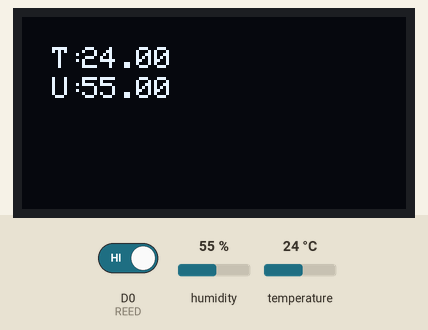
This program was run on a simulated ESP8266 (NodeMCU). Parts: 128×64 one-colour display. Inputs (shaded band) come from the test bench; at power-on: humidity 55 %, D0 (REED) HIGH, temperature 24 °C. WiFi joins after 1.5 s; servers stay silent unless stated; what the program prints to the serial monitor is not drawn.

Above: at 1.76 s.
2.8 s: humidity set to 22 %
At 3.86 s:
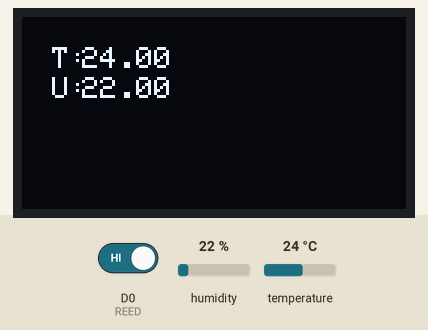
5.1 s: D0 (REED) driven LOW
At 5.92 s:
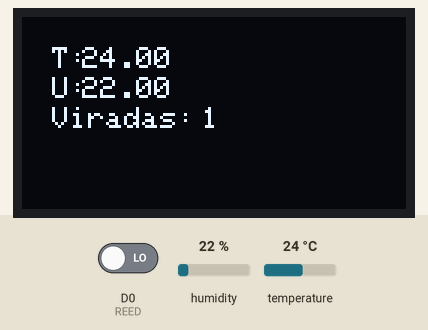
6.9 s: temperature set to 12 °C
At 8.74 s:
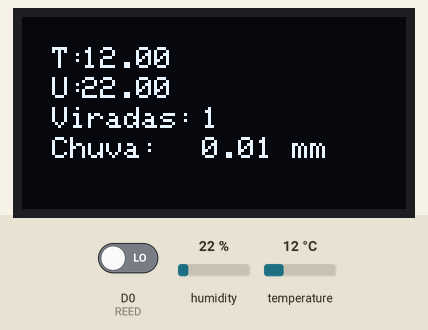
9.3 s: humidity set to 40 %
At 10.12 s:
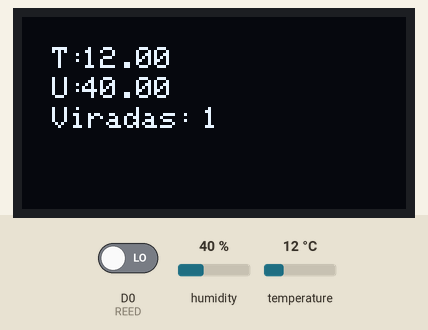
11.4 s: temperature set to 19 °C
At 11.88 s:
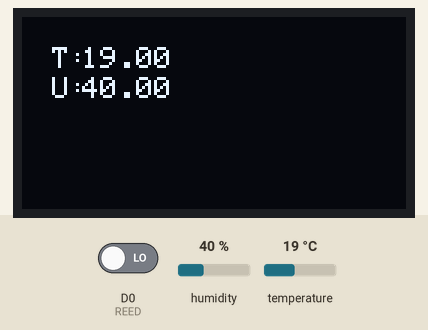
Timing chart, 0 to 14.2 s (numbered marks = the images above; inputs shaded):
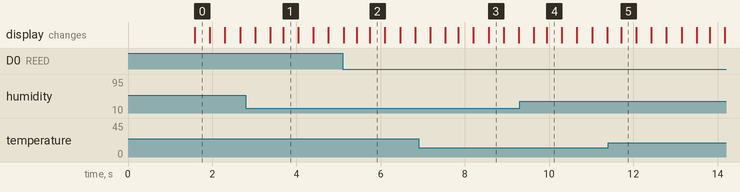

The program:

main.cpp
```cpp
#include <Arduino.h>
#include <ESP8266WiFi.h>        //essa biblioteca já vem com a IDE. Portanto, não é preciso baixar nenhuma biblioteca adicional
#include <DHT.h>                // Biblioteca DHT
#include <SPI.h>                // SSD1396
#include <Wire.h>               // SSD1396
#include <Adafruit_Sensor.h>
#include <Adafruit_GFX.h>       // SSD1396
#include <Adafruit_SSD1306.h>   // SSD1396

/* Defines do projeto */
#define DHTPIN D5         // pin onde dht esta conectado
#define REED D0

#define DIAMETRO 125       // diametro interno do balde
#define VOLUME 4.5         // volume da bascula (em cm3) (1cm3 == 1mm)


#define SSID_REDE "" /* coloque aqui o nome da rede que se deseja conectar */
#define SENHA_REDE "" /* coloque aqui a senha da rede que se deseja conectar */

#define DHTTYPE DHT11 // DHT 11

/* constantes e variáveis globais */
WiFiClient client;
DHT dht(DHTPIN, DHTTYPE);
Adafruit_SSD1306 display(128, 64);           			// Cria objeto display

/* prototypes */
void init_wifi(void);
void conecta_wifi(void);
void verifica_conexao_wifi(void);

float temperatura_lida = 0.0;
float umidade_lida = 0.0;

// Variáveis:
int val = 0;
int old_val = 0;
int REEDCOUNT = 0;

void init_wifi(void)
{
    Serial.println("------WI-FI -----");
    Serial.println("Conectando-se a rede: ");
    Serial.println(SSID_REDE);
    Serial.println("\nAguarde...");

    conecta_wifi();
}

void conecta_wifi(void)
{
    /* Se ja estiver conectado, nada é feito. */
    if (WiFi.status() == WL_CONNECTED)
    {
        return;
    }

    /* refaz a conexão */
    WiFi.begin(SSID_REDE, SENHA_REDE);

    while (WiFi.status() != WL_CONNECTED)
    {
        delay(100);
    }

    Serial.println("Conectado com sucesso a rede wi-fi \n");
    Serial.println(SSID_REDE);
}

void verifica_conexao_wifi(void)
{
    conecta_wifi();
}

void setup()
{
    Serial.begin(115200);

    /* Inicializa sensor de temperatura e umidade relativa do ar */
    dht.begin();

    /* Inicializa o display OLED */
    display.begin(SSD1306_SWITCHCAPVCC, 0x3C);      //INICIALIZA O DISPLAY COM ENDEREÇO I2C 0x3C
    display.setTextColor(WHITE);                    //DEFINE A COR DO TEXTO
    display.setTextSize(0);                         //DEFINE O TAMANHO DA FONTE DO TEXTO
    display.clearDisplay();                         //LIMPA AS INFORMAÇÕES DO DISPLAY
    display.dim(0);                                 //DEFINE BRILHO ('0' PARA MAXIMO E '1' PARA MINIMO)

    pinMode(REED, INPUT_PULLUP);
    /* Inicializa e conecta-se ao wi-fi */
    init_wifi();
}

void loop()
{
    /* Garante que a conexão wi-fi esteja ativa */
    verifica_conexao_wifi();

    temperatura_lida = dht.readTemperature();
    umidade_lida = dht.readHumidity();

    bool val = digitalRead(REED);      // Lê o Status do Reed Switch

    if ((val == LOW && old_val == HIGH)) {    // Verefica se o Status mudou
        delay(10);                              // Atraso colocado para lidar com qualquer "salto" no switch.
        REEDCOUNT = REEDCOUNT + 1;              // Adiciona 1 à cntagem de pulsos
        old_val = val;                          //Iguala o valor antigo com o atual
    }
    else {
        old_val = val;               //If the status hasn't changed then do nothing
    }


    float area_recipiente = 3.1415 * DIAMETRO; // área da seção transversal do recipiente em cm²
    float volume_por_virada = (VOLUME/area_recipiente);  // altura lamina de agua no interior do balde por virada
    float volume_coletado = (REEDCOUNT * volume_por_virada); // volume total coletado em cm³

    display.clearDisplay();
    display.setCursor(10,10);               //POSIÇÃO EM QUE O CURSOR IRÁ FAZER A ESCRITA
    display.print("T: ");                    //ESCREVE O TEXTO NO DISPLAY
    display.setCursor(20,10);               //POSIÇÃO EM QUE O CURSOR IRÁ FAZER A ESCRITA
    display.println(temperatura_lida);
    display.setCursor(10,20);               //POSIÇÃO EM QUE O CURSOR IRÁ FAZER A ESCRITA
    display.print("U: ");                    //ESCREVE O TEXTO NO DISPLAY
    display.setCursor(20,20);               //POSIÇÃO EM QUE O CURSOR IRÁ FAZER A ESCRITA
    display.println(umidade_lida);
    display.display();
    display.setCursor(10,30);
    display.print("Viradas: ");
    display.setCursor(60,30);               //POSIÇÃO EM QUE O CURSOR IRÁ FAZER A ESCRITA
    display.print(REEDCOUNT);
    display.display();
    display.setCursor(10,40);
    display.print("Chuva: ");
    display.setCursor(60,40);               //POSIÇÃO EM QUE O CURSOR IRÁ FAZER A ESCRITA
    display.print(volume_coletado);
    display.print(" mm");
    display.display();

}
```
